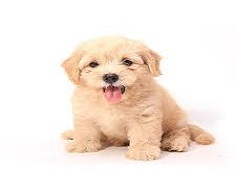
%> input picture anjing.jpg, 236 x 177 px
$ octave foreback.m   (GNU Octave 9; MATLAB toolbox functions it lacks are replaced by stand-ins)
%> lines starting %> are read from the running program, lines starting %| are printed output that depends on the picture; in (x1, y1, x2, y2) boxes, pixels count from 0 and x2, y2 are one past the last pixel; in counts of white or black regions, pixels touching at a corner belong together; the program's own positions count from 1
clc;
clear;
close all;

img = imread('anjing.jpg');
%> img is the input picture: size 177x236x3 uint8; mean R, G, B 245.8, 233.2, 223.7
%figure, imshow(img);

Gray=rgb2gray(img);
%figure, imshow(Gray);

bw = im2bw(Gray,.99);
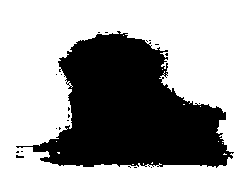
%> bw: size 177x236 logical; 59.8% white; 21 black regions (20 under 20 px), largest, box (x1, y1, x2, y2) and area: (16, 31, 234, 168) 16712
%figure,imshow(bw);

bw=imcomplement(bw);
%figure,imshow(bw);

bw=imfill(bw,'holes');
%> bw: size 177x236 logical; 40.3% white; 21 white regions (20 under 20 px), largest, box (x1, y1, x2, y2) and area: (16, 31, 234, 168) 16761
bw=bwareaopen(bw,100);
%> bw: size 177x236 logical; 40.1% white; 1 white region, box (x1, y1, x2, y2) and area: (16, 31, 234, 168) 16761
str=strel('disk',5);
bw=imerode(bw,str);
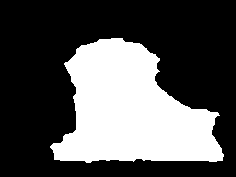
%> bw: size 177x236 logical; 33% white; 1 white region, box (x1, y1, x2, y2) and area: (50, 38, 224, 163) 13798
%figure,imshow(bw);

img2=imread('biru.jpg');
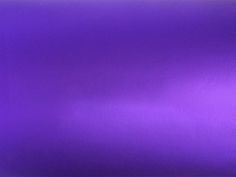
%> input picture biru.jpg, 236 x 177 px
%> img2 is the input picture: size 177x236x3 uint8; mean R, G, B 104.8, 51.5, 185
%figure, imshow(img2);

R=img(:,:,1);
G=img(:,:,2);
B=img(:,:,3);

R2=img2(:,:,1);
G2=img2(:,:,2);
B2=img2(:,:,3);

R2(bw) = R(bw);
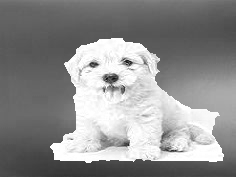
%> R2: size 177x236 uint8; min 13, max 255, mean 142.4
G2(bw) = G(bw);
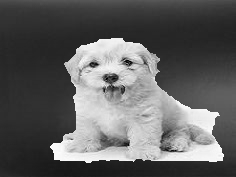
%> G2: size 177x236 uint8; min 0, max 253, mean 96.4
B2(bw) = B(bw);
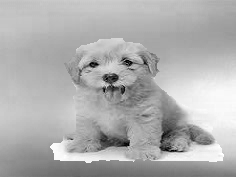
%> B2: size 177x236 uint8; min 0, max 255, mean 175.2

RGB = cat(3,R2,G2,B2);
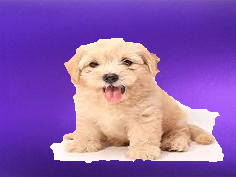
%> RGB: size 177x236x3 uint8; mean R, G, B 142.4, 96.4, 175.2
%figure, imshow(RGB);

subplot(1,3,1),imshow(img),title('Citra Objek');
subplot(1,3,2),imshow(img2),title('Citra Background');
subplot(1,3,3),imshow(RGB),title('Citra Gabungan');
